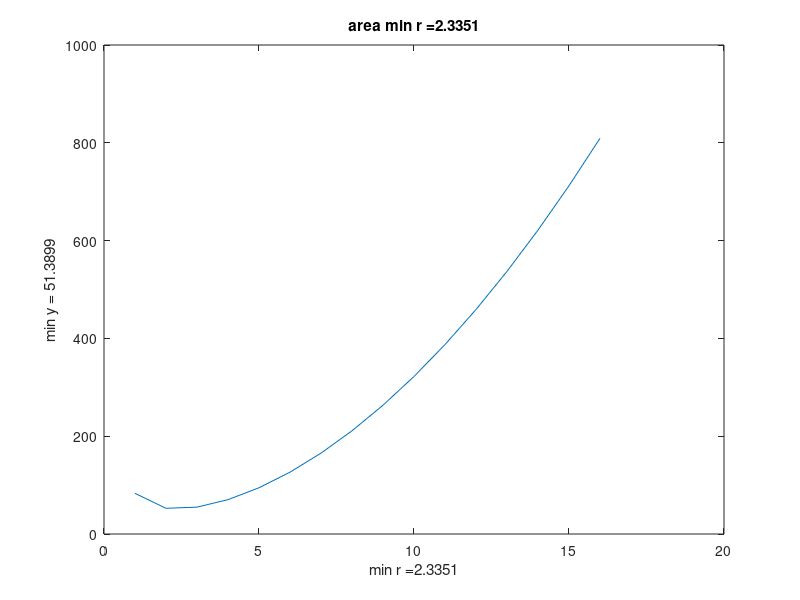

This chart was generated by the following MATLAB code:
% Title   Area del Envaae de Lata de chocolate 
% Description  Realiza un Script para sacar el area  de un envase lata
% Author          Adriana Trejo Patricio,Jafe Martinez Meza, Jonatan Aparicio Quintanar 
% Date  18 de octubre de 2021
% Version  1.0
% Usage 15 
% Notes
% limpiar variables
clear
% Ejemplo mínimo de material para envase cilindrico
% Rango de 1..16 en i = 1
r=1:1:16;
% Valor de la funcion
ar=@(r) (pi()*(r.^2)) + (80./(r));
% función plotear
y = (pi()*(r.^2)) + (80./(r));
%función para determinar valor mínino
resr = fminbnd(ar,1,16);
%Dibujar x.y
plot(r, y)
%titulo 
title(['area min r =' num2str(resr)] );
% etiqueta para x
xlabel(['min r =' num2str(resr)]);
% etiquta para y 
ylabel(['min y = ' num2str( ar(resr) )] );
